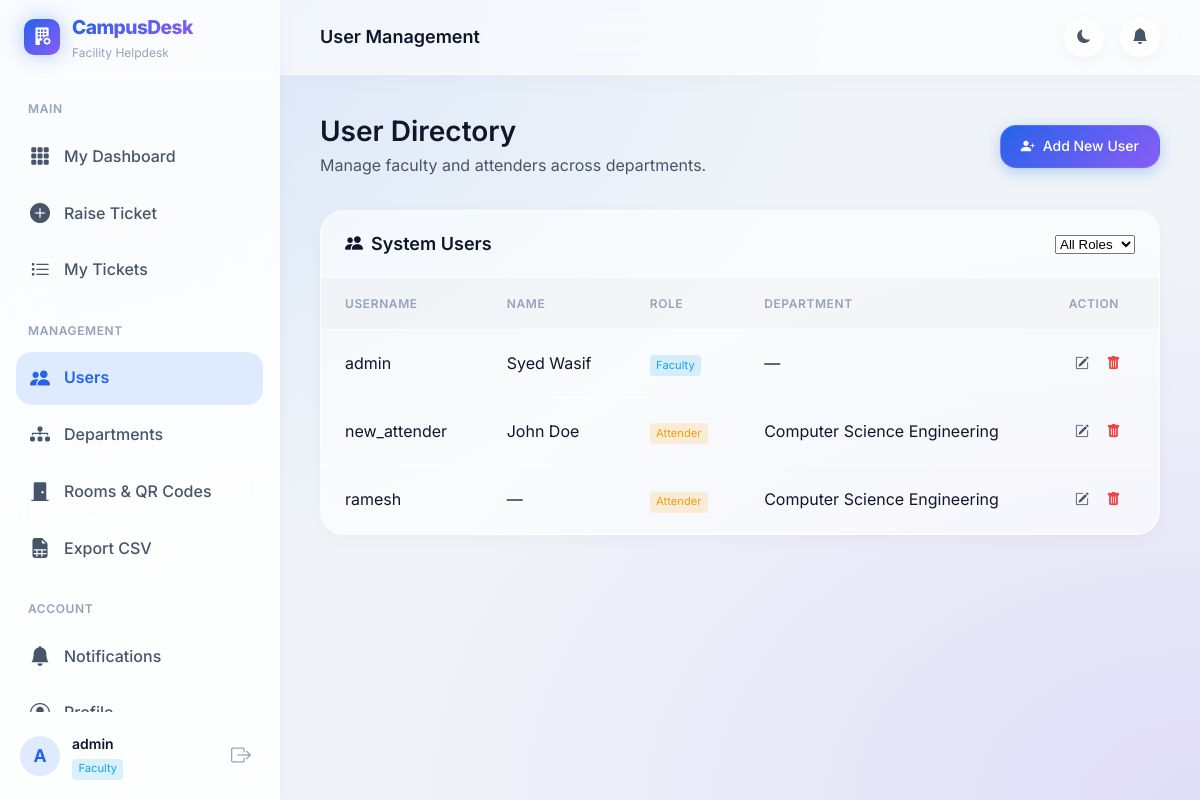
The app's page /accounts/users/ (signed in), older data.
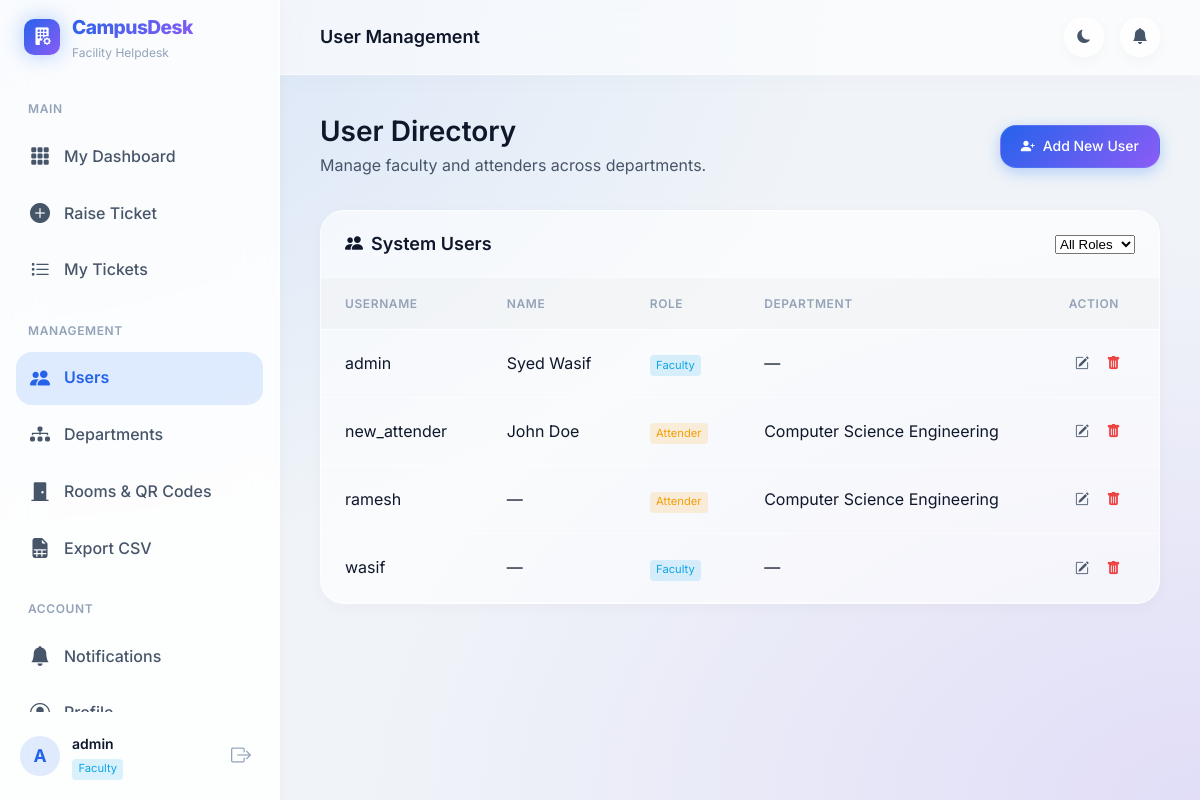
The same page, newer data.
### accounts/models.py (models this page shows, shortened)
class CustomUser(AbstractUser):
    ROLE_CHOICES = (
        ('ADMIN', 'Admin'),
        ('FACULTY', 'Faculty'),
        ('ATTENDER', 'Attender'),
    )
    role = models.CharField(max_length=15, choices=ROLE_CHOICES, default='FACULTY')
    phone_number = models.CharField(max_length=15, blank=True, null=True)
    department = models.ForeignKey(
        'tickets.Department',
        on_delete=models.SET_NULL,
        null=True,
        blank=True,
        related_name='users'
    )
    @property
    def is_admin_role(self):
        return self.role == 'ADMIN' or self.is_superuser

### tickets/models.py (models this page shows, shortened)
class Department(models.Model):
    name = models.CharField(max_length=100, unique=True)
    code = models.CharField(max_length=10, unique=True)

### accounts/views.py (the view)
# urls.py: path('users/', views.manage_users, name='manage_users'),
@login_required
@admin_required
def manage_users(request):
    role_filter = request.GET.get('role', '')
    users = CustomUser.objects.exclude(role='ADMIN').order_by('username')
    if role_filter:
        users = users.filter(role=role_filter)
    paginator = Paginator(users, 10)  # Show 10 users per page
    page_number = request.GET.get('page')
    page_obj = paginator.get_page(page_number)
    return render(request, 'accounts/manage_users.html', {
        'page_obj': page_obj,
        'role_filter': role_filter
    })

### templates/accounts/manage_users.html (shortened to what this page needs)
{% extends 'base_dashboard.html' %}
{% block nav_users %}active{% endblock %}
{% block page_title %}User Management{% endblock %}
{% block content %}
<div class="page-header">
    <div>
        <h1 class="page-heading">User Directory</h1>
        <p class="page-subtitle">Manage faculty and attenders across departments.</p>
    </div>
    <a href="{% url 'accounts:create_user' %}" class="btn btn-primary">
        <i class="bi bi-person-plus-fill"></i> Add New User
    </a>
</div>
<div class="card card-lg">
    <div class="card-header">
        <h2 class="card-title"><i class="bi bi-people-fill"></i> System Users</h2>
        <form method="get" class="filter-inline">
            <select name="role" class="form-select-sm" onchange="this.form.submit()">
                <option value="">All Roles</option>
            </select>
        </form>
    </div>
    <div class="card-body p-0">
        <div class="table-responsive">
            <table class="data-table">
                <thead>
                    <tr>
                        <th>Username</th>
                        <th>Name</th>
                        <th>Role</th>
                        <th>Department</th>
                        <th>Action</th>
                    </tr>
                </thead>
                <tbody>
                    {% for u in page_obj %}
                    <tr class="table-row-animate">
                        <td class="font-weight-600">{{ u.username }}</td>
                        <td>{{ u.get_full_name|default:"—" }}</td>
                        <td><span class="role-badge role-{{ u.role|lower }}">{{ u.get_role_display }}</span></td>
                        <td>{{ u.department.name|default:"—" }}</td>
                        <td>
                            <a href="{% url 'accounts:edit_user' u.id %}" class="btn btn-ghost-sm"><i class="bi bi-pencil-square text-primary"></i></a>
                            <a href="{% url 'accounts:delete_user' u.id %}" class="btn btn-ghost-sm"><i class="bi bi-trash-fill text-danger"></i></a>
                        </td>
                    </tr>
                    {% empty %}
                    <tr>
                        <td colspan="5" class="text-center py-4 text-muted">No users found.</td>
                    </tr>
                    {% endfor %}
                </tbody>
            </table>
        </div>
    </div>
</div>
{% endblock %}

### templates/base_dashboard.html (shortened to what the changed rows need)
{% load static %}
<!DOCTYPE html>
<html lang="en" data-theme="dark">
<head>
    <link rel="stylesheet" href="https://cdn.jsdelivr.net/npm/bootstrap-icons@1.11.3/font/bootstrap-icons.min.css">
    <link rel="stylesheet" href="{% static 'css/dashboard.css' %}">
</head>
<body>
<aside class="sidebar" id="sidebar">
    <div class="sidebar-footer">
        <div class="user-info">
            <div class="user-avatar">{{ user.username|first|upper }}</div>
            <div class="user-details">
                <span class="user-name">{{ user.username }}</span>
                <span class="user-role role-badge role-{{ user.role|lower }}">{{ user.get_role_display }}</span>
            </div>
        </div>
    </div>
</aside>
<div class="main-wrapper">
    <main class="main-content">
        {% block content %}{% endblock %}
    </main>
</div>
</body>
</html>

Row changes from the older to the newer data that the page shows:
added CustomUser: username "wasif", get_full_name "—", role "Faculty", department.name "—"
